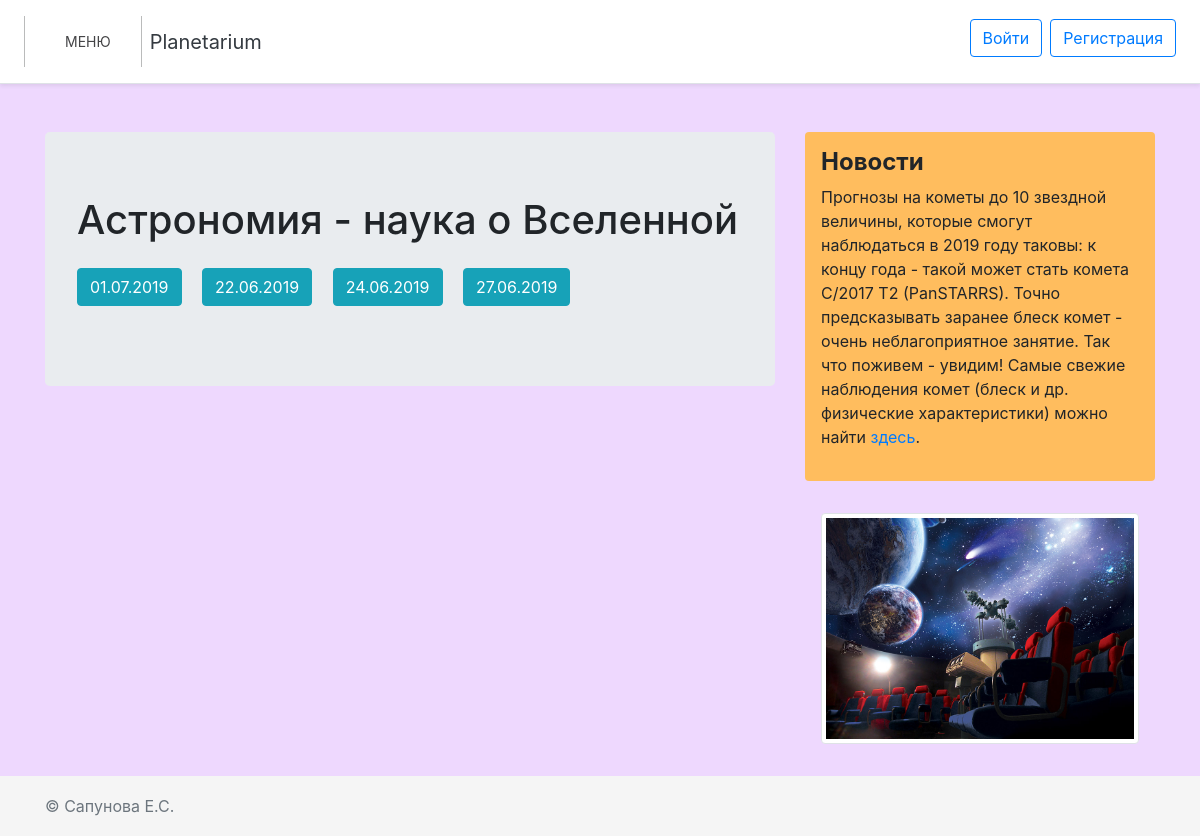
Screenshot of /schedule.php?id=2 with the database file from the repository.
### tables this page shows
CREATE TABLE IF NOT EXISTS `event` (
  `id_event` int(11) NOT NULL AUTO_INCREMENT COMMENT 'id мероприятия',
  `id_event_type` int(11) NOT NULL COMMENT 'id типа мероприятия',
  `name_event` varchar(50) NOT NULL COMMENT 'Название мероприятия',
  PRIMARY KEY (`id_event`),
  UNIQUE KEY `id_event` (`id_event`),
  UNIQUE KEY `id_event_2` (`id_event`),
  KEY `id_event_type` (`id_event_type`)
);

CREATE TABLE IF NOT EXISTS `schedule` (
  `id_schedule_entry` int(11) NOT NULL AUTO_INCREMENT COMMENT 'id записи в расписании',
  `id_event` int(11) NOT NULL COMMENT 'id мероприятия из репертуара',
  `id_room` int(11) NOT NULL COMMENT 'id помещения для мероприятия',
  `data_event` varchar(16) NOT NULL COMMENT 'Дата проведения мероприятия',
  `duration_event` int(11) NOT NULL COMMENT 'Длительность мероприятия',
  `numb_seats` int(11) NOT NULL COMMENT 'Количество мест',
  `time_event` varchar(5) NOT NULL COMMENT 'Время проведения мероприятия',
  PRIMARY KEY (`id_schedule_entry`),
  UNIQUE KEY `id_schedule_entry` (`id_schedule_entry`),
  KEY `id_event` (`id_event`),
  KEY `id_room` (`id_room`)
);

### schedule.php (the view, shortened to what this page needs)
<!DOCTYPE html>
<html lang="ru">
<head>
  <?php
    require_once 'mySQLconnect.php';
    $sql = 'SELECT `name_event` FROM `event` WHERE `id_event`=:id';
    $query = $pdo->prepare($sql);
    $query->execute(['id' => $_GET['id']]);
    $name_ev = $query->fetch(PDO::FETCH_OBJ);
    require 'blocks/head.php';
   ?>
</head>
<body>
  <?php require 'blocks/header.php'; ?>
  <main class="container mt-5">
    <div class="row">
      <div class="col-md-8 mb-3">
        <div class="jumbotron">
          <h1><?=$name_ev->name_event?></h1>
          <?php
          $sql = 'SELECT `id_schedule_entry`,schedule.id_event, `name_event`, `data_event`, COUNT(`time_event`)
          FROM `event`
          JOIN `schedule`
          ON event.id_event = schedule.id_event
          WHERE schedule.id_event = :id
          GROUP BY `data_event`';
          $query = $pdo->prepare($sql);
          $query->execute(['id' => $_GET['id']]);
          $schedule = $query->fetchAll(PDO::FETCH_OBJ);
          if(!isset($schedule[0]->data_event)){
            echo"В ближайшие дни проведение этого мероприятия не планируется.";
          }
          else{
            foreach($schedule as $event_data){
              echo "<a href='/order.php?id_event=$event_data->id_event&data_schedule_event=$event_data->data_event' title='$event_data->name_event'>
              <button class='btn btn-info mr-3 mt-3 mb-3'>$event_data->data_event</button>
              </a>";
            }
          }
          ?>
        </div>
      </div>
      <?php require 'blocks/aside.php'; ?>
    </div>
  </main>
  <?php require 'blocks/footer.php'; ?>
</body>
</html>

### css/main1.css (style rules this page uses)
body { background-color: rgb(238, 216, 254); }

### rows the page displays
event: name_event "Астрономия - наука о Вселенной"
schedule: data_event "01.07.2019"
schedule: data_event "22.06.2019"
schedule: data_event "24.06.2019"
schedule: data_event "27.06.2019"
